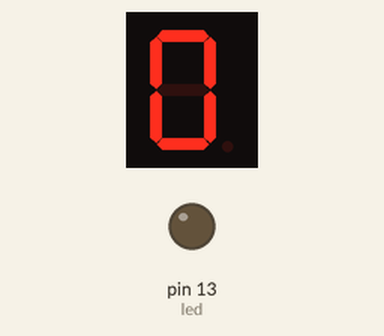
The sketch below on a simulated Arduino Uno, built with avr-gcc and run on an emulated ATmega328P. Shown: 1-digit seven-segment display, output pins drawn as LEDs (lit = HIGH). Wiring (inferred from the names in the program): 1-digit 7-segment display, segments lit when HIGH: segments pin 2, pin 3, pin 4, pin 5, pin 6, pin 7, pin 8. The segment pins are drawn as the display they are named for; pins used as bus, display or sensor lines are not drawn.

Above: at 0.1 s.
At 3.1 s:
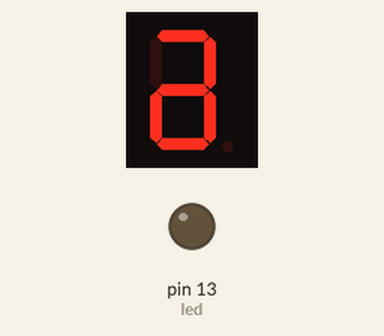
At 5.6 s:
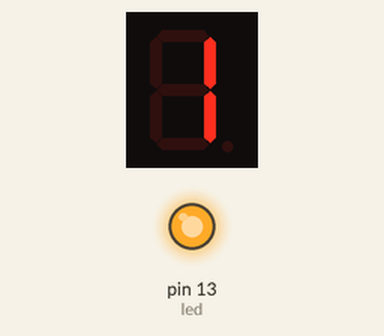
At 8.1 s:
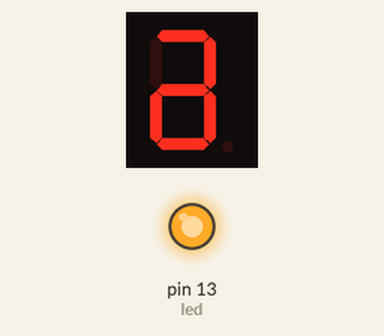
Timing chart, 0 to 36.5 s (numbered marks = the images above):
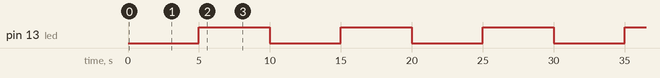

The sketch:

ContadorParaDisplayConLed.ino
```cpp
int a = 2;
int b = 3;
int c = 4;
int d = 5;
int e = 6;
int f = 7;
int g = 8;
int punto = 9;
int button = 12;
int lectura;
int cuenta = 0;
int led = 13;

void setup() {
  pinMode(a, OUTPUT);
  pinMode(b, OUTPUT);
  pinMode(c, OUTPUT);
  pinMode(d, OUTPUT);
  pinMode(e, OUTPUT);
  pinMode(f, OUTPUT);
  pinMode(g, OUTPUT);
  pinMode(button, INPUT);
  pinMode(led, OUTPUT);

}

void loop() {
  // Leer entrada (asegúrate de conectar la entrada a un pin válido)

  // lectura = digitalRead(button);
  while(cuenta<=10) {
    int estadoLed = digitalRead(led);
    if(cuenta == 0) { cero(); }
    if(cuenta == 1) { uno(); }
    if(cuenta == 2) { dos(); }
    if(cuenta == 3) { tres(); }
    if(cuenta == 4) { cuatro(); }
    if(cuenta == 5) { cinco(); }
    if(cuenta == 6) { seis(); }
    if(cuenta == 7) { siete(); }
    if(cuenta == 8) { ocho(); }
    if(cuenta == 9) { nueve(); }
    if(cuenta == 10) {
      cuenta = 0;
      cero();
      digitalWrite(led, !estadoLed);

    }
    delay(500);
    cuenta++;
  }


}

void dot() {
  digitalWrite(punto, HIGH);
}

void borrado() {
  digitalWrite(a, HIGH);
  digitalWrite(b, HIGH);
  digitalWrite(c, HIGH);
  digitalWrite(d, HIGH);
  digitalWrite(e, HIGH);
  digitalWrite(f, HIGH);
  digitalWrite(g, HIGH);
}

void cero() {
  borrado();
  digitalWrite(g, LOW);
}

void uno() {
  borrado();
  digitalWrite(a, LOW);
  digitalWrite(f, LOW);
  digitalWrite(e, LOW);
  digitalWrite(d, LOW);
  digitalWrite(g, LOW);
}

void dos() {
  borrado();
  digitalWrite(f, LOW);
  digitalWrite(c, LOW);
}

void tres() {
  borrado();
  digitalWrite(f, LOW);
  digitalWrite(e, LOW);
}

void cuatro() {
  borrado();
  digitalWrite(a, LOW);
  digitalWrite(e, LOW);
  digitalWrite(d, LOW);
}

void cinco() {
  borrado();
  digitalWrite(b, LOW);
  digitalWrite(e, LOW);
}

void seis() {
  borrado();
  digitalWrite(f, LOW);
}

void siete() {
  borrado();
  digitalWrite(f, LOW);
  digitalWrite(g, LOW);
  digitalWrite(e, LOW);
  digitalWrite(d, LOW);

}

void ocho() {
  borrado();
}

void nueve() {
  borrado();
  digitalWrite(e, LOW);
}
```

Measured:
- by itself, pin 13 (led): alternates HIGH for 5.0 s and LOW for 5.0 s
- by itself, everything shown: repeats every 10.0 s, in 20 steps
- what the display in image 1 shows lasts 0.5 s, from 3.0 s to 3.5 s
